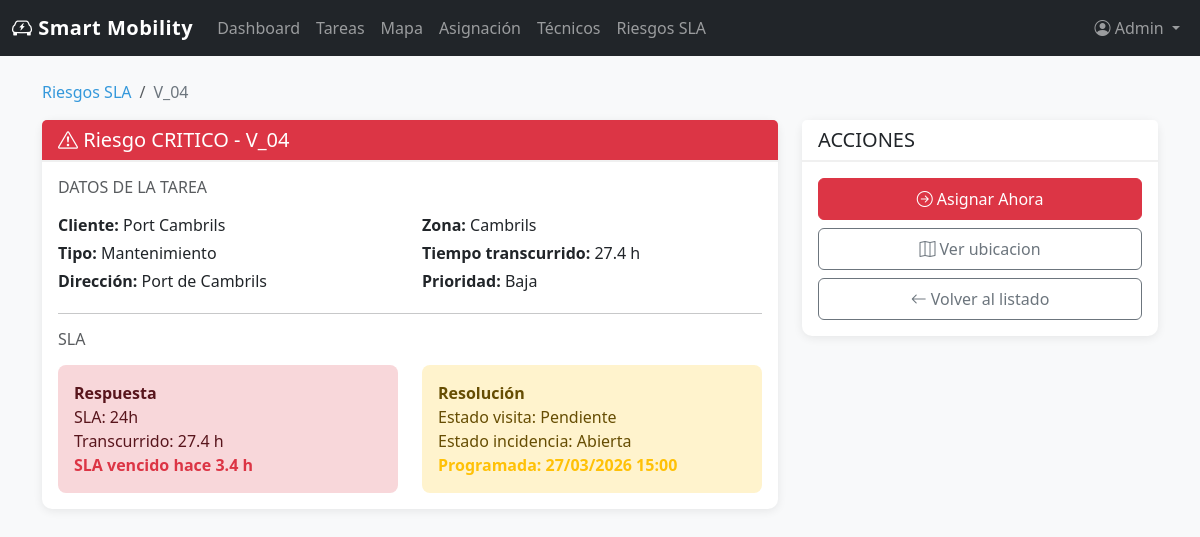
The app's page /riesgos/V_04 (signed in) with its own data.
### src/models/user.py (models this page shows, shortened)
class User(db.Model, UserMixin):
    id = db.Column(db.Integer, primary_key=True)
    email = db.Column(db.String(120), unique=True, nullable=False)
    username = db.Column(db.String(80), unique=True, nullable=False)
    password = db.Column(db.String(200), nullable=False)
    role = db.Column(db.String(20), default='operador')
    nombre = db.Column(db.String(100))
    apellido = db.Column(db.String(100))
    zona = db.Column(db.String(50))
    activo = db.Column(db.Boolean, default=True)
    created_at = db.Column(db.DateTime, default=datetime.utcnow)

### src/models/operations.py (models this page shows)
class Visit(db.Model):
    __tablename__ = "visits"
    id = db.Column(db.String(40), primary_key=True)
    technician_id = db.Column(db.String(20), db.ForeignKey("technicians.id"))
    incidence_id = db.Column(db.String(40), db.ForeignKey("incidences.id"), nullable=False)
    status = db.Column(db.String(40), nullable=False)
    visit_type = db.Column(db.String(40), nullable=False)
    address = db.Column(db.String(255), nullable=False)
    latitude = db.Column(db.Float)
    longitude = db.Column(db.Float)
    planned_date = db.Column(db.DateTime)
    technician = db.relationship("Technician", back_populates="visits", lazy="select")
    incidence = db.relationship("Incidence", back_populates="visits", lazy="select")
    reports = db.relationship("Report", back_populates="visit", lazy="select")

class Contract(db.Model):
    __tablename__ = "contracts"
    id = db.Column(db.String(40), primary_key=True)
    client_id = db.Column(db.String(120), nullable=False)
    charger_id = db.Column(db.String(40), nullable=False, index=True)
    contract_type = db.Column(db.String(120), nullable=False)
    address = db.Column(db.String(255), nullable=False)
    latitude = db.Column(db.Float)
    longitude = db.Column(db.Float)
    status = db.Column(db.String(40), nullable=False)

class Technician(db.Model):
    __tablename__ = "technicians"
    id = db.Column(db.String(20), primary_key=True)
    name = db.Column(db.String(120), nullable=False)
    zone = db.Column(db.String(120), nullable=False)
    expertise = db.Column(db.Integer, default=0, nullable=False)
    expert = db.Column(db.Boolean, default=False, nullable=False)
    visits = db.relationship("Visit", back_populates="technician", lazy="select")
    reports = db.relationship("Report", back_populates="technician", lazy="select")

### src/routes/riesgos.py (the view)
@riesgos.route('/riesgos/<string:riesgo_id>')
@login_required
def detalle_riesgo(riesgo_id):
    risk = get_risk_card(riesgo_id)
    if not risk:
        abort(404)
    return render_template('riesgos/detalle.html', title='Detalle Riesgo', risk=risk)

### src/__init__.py (called while the page is built)
@login_manager.user_loader
def load_user(user_id):
    from src.models.user import User
    return User.query.get(int(user_id))

### src/data_store.py (called while the page is built)
def get_risk_card(task_id):
    for risk in list_risk_cards():
        if risk["task"]["id"] == task_id:
            return risk
    return None

def _serialize_risk(visit, contracts, elapsed_hours, remaining_hours, severity):
    task = _serialize_task(visit, contracts)
    severity_label = "CRITICO" if severity == "critical" else "ADVERTENCIA"
    severity_badge = "danger" if severity == "critical" else "warning"
    severity_weight = 0 if severity == "critical" else 1
    return {
        "task": task,
        "severity": severity,
        "severity_label": severity_label,
        "severity_badge": severity_badge,
        "severity_weight": severity_weight,
        "remaining_hours": remaining_hours,
        "elapsed_label": _format_duration_hours(elapsed_hours),
        "response_sla_label": f"{RISK_RESPONSE_SLA_HOURS.get(visit.incidence.priority, 8)}h",
        "remaining_label": _remaining_label(remaining_hours),
    }

def _map_status(visit):
    if visit.status == "completada":
        return "resuelta"
    if visit.technician_id:
        return "asignada"
    return "por_asignar"

def _format_datetime(value):
    if not value:
        return "-"
    return value.strftime("%d/%m/%Y %H:%M")

def _format_duration_hours(value):
    hours = max(value, 0)
    if hours < 1:
        return f"{int(hours * 60)} min"
    if abs(hours - round(hours)) < 0.05:
        return f"{int(round(hours))} h"
    return f"{hours:.1f} h"

def _remaining_label(remaining_hours):
    if remaining_hours <= 0:
        return f"SLA vencido hace {_format_duration_hours(abs(remaining_hours))}"
    return f"Quedan {_format_duration_hours(remaining_hours)}"

### src/templates/riesgos/detalle.html
{% extends "base.html" %}
{% block content %}
<div class="container mt-4">
    <nav aria-label="breadcrumb">
        <ol class="breadcrumb">
            <li class="breadcrumb-item"><a href="{{ url_for('riesgos.lista_riesgos') }}">Riesgos SLA</a></li>
            <li class="breadcrumb-item active">{{ risk.task.id }}</li>
        </ol>
    </nav>
    <div class="row">
        <div class="col-lg-8">
            <div class="card mb-4">
                <div class="card-header bg-{{ risk.severity_badge }} text-white">
                    <h5 class="mb-0"><i class="bi bi-exclamation-triangle"></i> Riesgo {{ risk.severity_label }} - {{ risk.task.id }}</h5>
                </div>
                <div class="card-body">
                    <h6 class="text-muted mb-3">DATOS DE LA TAREA</h6>
                    <div class="row mb-3">
                        <div class="col-md-6">
                            <p class="mb-1"><strong>Cliente:</strong> {{ risk.task.client }}</p>
                            <p class="mb-1"><strong>Tipo:</strong> {{ risk.task.type_label }}</p>
                            <p class="mb-1"><strong>Dirección:</strong> {{ risk.task.address }}</p>
                        </div>
                        <div class="col-md-6">
                            <p class="mb-1"><strong>Zona:</strong> {{ risk.task.zone }}</p>
                            <p class="mb-1"><strong>Tiempo transcurrido:</strong> {{ risk.elapsed_label }}</p>
                            <p class="mb-1"><strong>Prioridad:</strong> {{ risk.task.priority_label }}</p>
                        </div>
                    </div>
                    <hr>
                    <h6 class="text-muted mb-3">SLA</h6>
                    <div class="row">
                        <div class="col-md-6">
                            <div class="alert alert-{{ risk.severity_badge }} mb-0">
                                <strong>Respuesta</strong><br>
                                SLA: {{ risk.response_sla_label }}<br>
                                Transcurrido: {{ risk.elapsed_label }}<br>
                                <strong class="text-{{ risk.severity_badge }}">{{ risk.remaining_label }}</strong>
                            </div>
                        </div>
                        <div class="col-md-6">
                            <div class="alert alert-warning mb-0">
                                <strong>Resolución</strong><br>
                                Estado visita: {{ risk.task.status_label }}<br>
                                Estado incidencia: {{ risk.task.incidence_status_label }}<br>
                                <strong class="text-warning">Programada: {{ risk.task.planned_date_label }}</strong>
                            </div>
                        </div>
                    </div>
                </div>
            </div>
        </div>
        <div class="col-lg-4">
            <div class="card">
                <div class="card-header">
                    <h5 class="mb-0">ACCIONES</h5>
                </div>
                <div class="card-body">
                    <div class="d-grid gap-2">
                        <a href="{{ url_for('tareas.detalle_tarea', tarea_id=risk.task.id) }}" class="btn btn-{{ risk.severity_badge }}">
                            <i class="bi bi-arrow-right-circle"></i> Asignar Ahora
                        </a>
                        <a class="btn btn-outline-secondary" href="{{ url_for('mapa.vista_mapa') }}">
                            <i class="bi bi-map"></i> Ver ubicacion
                        </a>
                        <a class="btn btn-outline-secondary" href="{{ url_for('riesgos.lista_riesgos') }}">
                            <i class="bi bi-arrow-left"></i> Volver al listado
                        </a>
                    </div>
                </div>
            </div>
        </div>
    </div>
</div>
{% endblock %}

### src/templates/base.html (shortened to what this page needs)
<!DOCTYPE html>
<html lang="es">
<head>
    <link href="https://cdn.jsdelivr.net/npm/bootstrap@5.3.0/dist/css/bootstrap.min.css" rel="stylesheet">
    <link rel="stylesheet" href="https://cdn.jsdelivr.net/npm/bootstrap-icons@1.11.0/font/bootstrap-icons.css">
    <link rel="stylesheet" href="{{ url_for('static', filename='css/style.css') }}">
</head>
<body>
    {% if current_user.is_authenticated %}
    <nav class="navbar navbar-expand-lg navbar-dark bg-dark">
        <div class="container-fluid">
            <a class="navbar-brand" href="{{ url_for('main.dashboard') }}">
                <i class="bi bi-ev-front"></i> Smart Mobility
            </a>
            <div class="collapse navbar-collapse" id="navbarNav">
                <ul class="navbar-nav me-auto">
                    <li class="nav-item">
                        <a class="nav-link" href="{{ url_for('main.dashboard') }}">Dashboard</a>
                    </li>
                    <li class="nav-item">
                        <a class="nav-link" href="{{ url_for('tareas.lista_tareas') }}">Tareas</a>
                    </li>
                    <li class="nav-item">
                        <a class="nav-link" href="{{ url_for('mapa.vista_mapa') }}">Mapa</a>
                    </li>
                    <li class="nav-item">
                        <a class="nav-link" href="{{ url_for('asignacion.vista_asignacion') }}">Asignación</a>
                    </li>
                    <li class="nav-item">
                        <a class="nav-link" href="{{ url_for('tecnicos.lista_tecnicos') }}">Técnicos</a>
                    </li>
                    <li class="nav-item">
                        <a class="nav-link" href="{{ url_for('riesgos.lista_riesgos') }}">Riesgos SLA</a>
                    </li>
                </ul>
                <ul class="navbar-nav">
                    <li class="nav-item dropdown">
                        <a class="nav-link dropdown-toggle" href="#" role="button" data-bs-toggle="dropdown">
                            <i class="bi bi-person-circle"></i> {{ current_user.nombre }}
                        </a>
                    </li>
                </ul>
            </div>
        </div>
    </nav>
    {% endif %}
    <main class="content">
        {% block content %}{% endblock %}
    </main>
</body>
</html>

### src/static/css/style.css (style rules this page uses)
:root { --primary-color: #2c3e50; --secondary-color: #3498db; --accent-color: #e74c3c; --success-color: #27ae60; --warning-color: #f39c12; --bg-light: #f8f9fa; }
body { font-family: 'Segoe UI', Tahoma, Geneva, Verdana, sans-serif; background-color: var(--bg-light); }
.navbar-brand { font-weight: 700; letter-spacing: 0.5px; }
.card { border: none; border-radius: 10px; box-shadow: 0 2px 10px rgba(0, 0, 0, 0.08); transition: transform 0.2s, box-shadow 0.2s; }
.card-header { background-color: white; border-bottom: 2px solid #f0f0f0; font-weight: 600; }
.btn { border-radius: 6px; font-weight: 500; padding: 0.5rem 1rem; }
.content { min-height: calc(100vh - 56px); padding-bottom: 2rem; }
.alert { border-radius: 8px; border: none; }
.breadcrumb { background-color: transparent; padding: 0; }
.breadcrumb-item a { color: var(--secondary-color); text-decoration: none; }
.breadcrumb-item.active { color: #6c757d; }

### records on screen
User: nombre "Admin"
Visit: task.id "V_04", task.address "Port de Cambrils"
Contract: task.client "Port Cambrils"
Technician: task.zone "Cambrils"

### other values on screen
{{ risk.severity_label }} "CRITICO"
{{ risk.task.type_label }} "Mantenimiento"
{{ risk.elapsed_label }} "27.4 h"
{{ risk.task.priority_label }} "Baja"
{{ risk.response_sla_label }} "24h"
{{ risk.remaining_label }} "SLA vencido hace 3.4 h"
{{ risk.task.status_label }} "Pendiente"
{{ risk.task.incidence_status_label }} "Abierta"
{{ risk.task.planned_date_label }} "27/03/2026 15:00"
